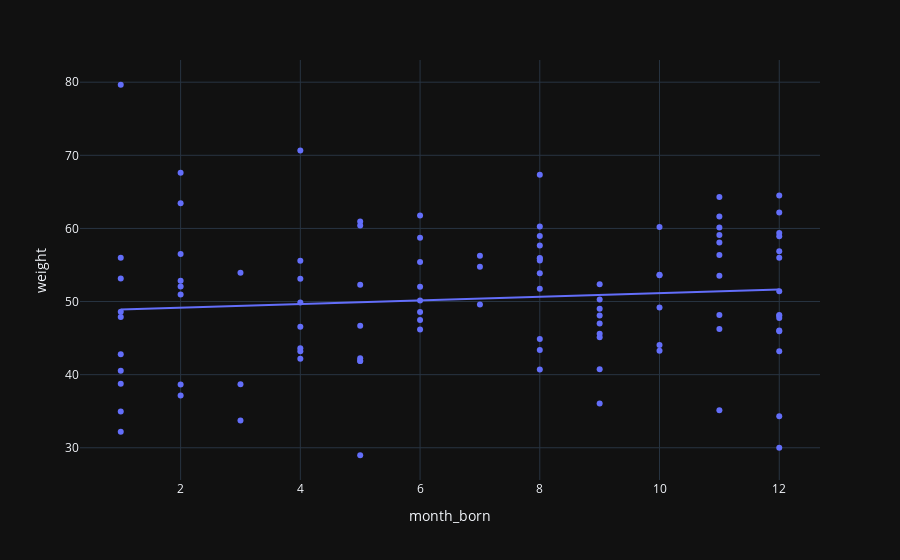

Source (notebook cell):
### Code cell
fig = px.scatter(dataframe, x='month_born', y='weight', trendline='ols')
fig.show()
